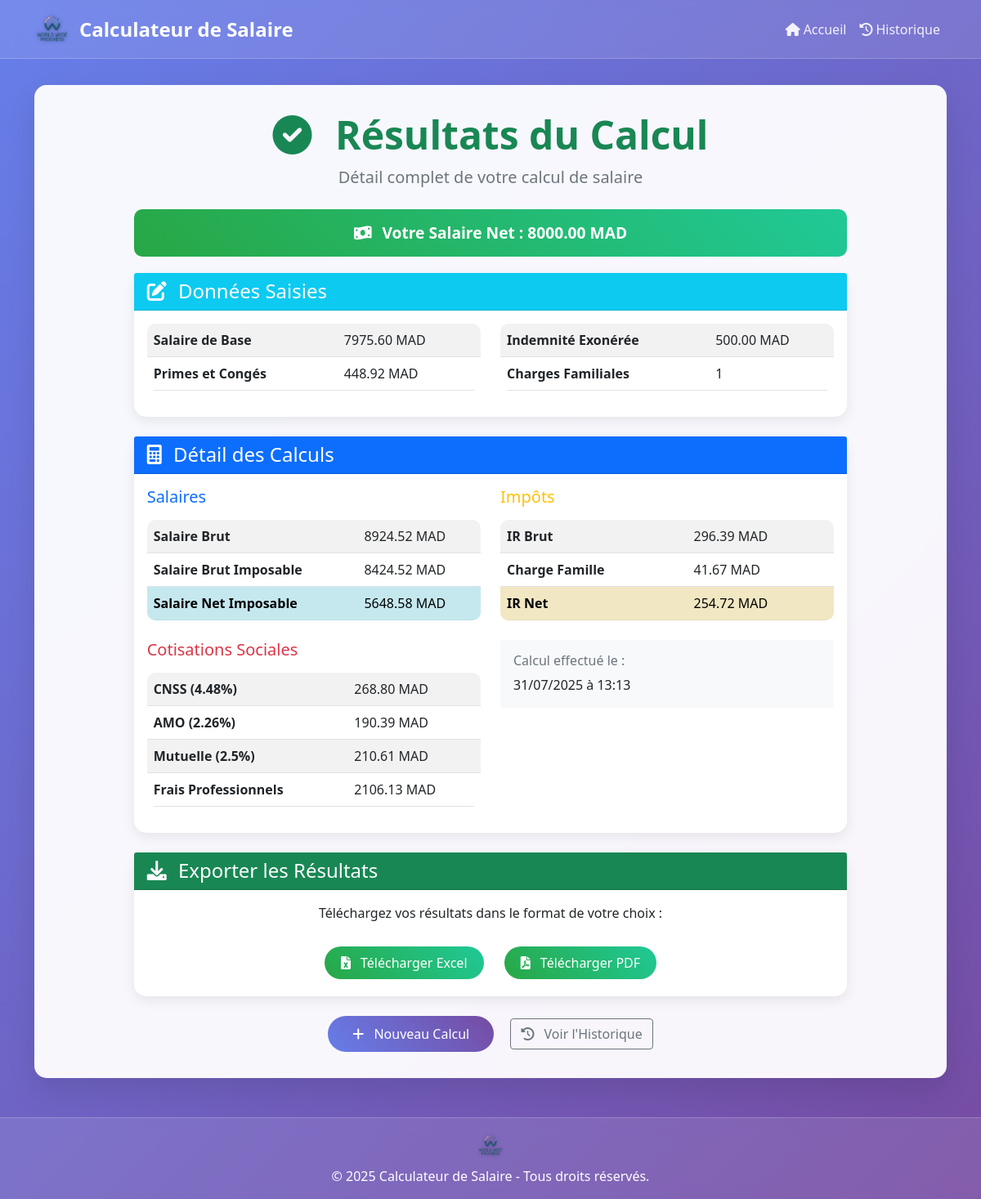
/result/5/, run on the app's committed database.
### calculator/models.py (models this page shows, shortened)
class SalaryCalculation(models.Model):
    salaire_base = models.FloatField()
    primes_conges = models.FloatField()
    indemnite_exoneree = models.FloatField()
    nb_charge_familiale = models.IntegerField()
    salaire_brut = models.FloatField()
    salaire_brut_imposable = models.FloatField()
    cnss = models.FloatField()
    amo = models.FloatField()
    mutuelle = models.FloatField()
    frais_professionnels = models.FloatField()
    salaire_net_imposable = models.FloatField()
    ir_brut = models.FloatField()
    charge_famille = models.FloatField()
    ir_net = models.FloatField()
    salaire_net = models.FloatField()
    created_at = models.DateTimeField(default=timezone.now)
    class Meta:
        ordering = ['-created_at']

### calculator/views.py (the view)
# urls.py: path('result/<int:calculation_id>/', views.result, name='result'),
def result(request, calculation_id):
    try:
        calculation = SalaryCalculation.objects.get(id=calculation_id)
        return render(request, 'calculator/result.html', {'calculation': calculation})
    except SalaryCalculation.DoesNotExist:
        messages.error(request, 'Calcul non trouvé.')
        return redirect('home')

### templates/calculator/result.html (shortened to what this page needs)
{% extends 'base.html' %}
{% block content %}
<div class="row justify-content-center">
    <div class="col-lg-10">
        <div class="text-center mb-4">
            <h1 class="display-5 fw-bold text-success">
                <i class="fas fa-check-circle me-3"></i>
                Résultats du Calcul
            </h1>
            <p class="lead text-muted">Détail complet de votre calcul de salaire</p>
        </div>
        <div class="result-highlight">
            <i class="fas fa-money-bill-wave me-2"></i>
            Votre Salaire Net : {{ calculation.salaire_net|floatformat:2 }} MAD
        </div>
        <div class="card mb-4">
            <div class="card-header bg-info text-white">
                <h4 class="mb-0">
                    <i class="fas fa-edit me-2"></i>
                    Données Saisies
                </h4>
            </div>
            <div class="card-body">
                <div class="row">
                    <div class="col-md-6">
                        <table class="table table-striped">
                            <tr>
                                <td><strong>Salaire de Base</strong></td>
                                <td>{{ calculation.salaire_base|floatformat:2 }} MAD</td>
                            </tr>
                            <tr>
                                <td><strong>Primes et Congés</strong></td>
                                <td>{{ calculation.primes_conges|floatformat:2 }} MAD</td>
                            </tr>
                        </table>
                    </div>
                    <div class="col-md-6">
                        <table class="table table-striped">
                            <tr>
                                <td><strong>Indemnité Exonérée</strong></td>
                                <td>{{ calculation.indemnite_exoneree|floatformat:2 }} MAD</td>
                            </tr>
                            <tr>
                                <td><strong>Charges Familiales</strong></td>
                                <td>{{ calculation.nb_charge_familiale }}</td>
                            </tr>
                        </table>
                    </div>
                </div>
            </div>
        </div>
        <div class="card mb-4">
            <div class="card-header bg-primary text-white">
                <h4 class="mb-0">
                    <i class="fas fa-calculator me-2"></i>
                    Détail des Calculs
                </h4>
            </div>
            <div class="card-body">
                <div class="row">
                    <div class="col-md-6">
                        <h5 class="text-primary mb-3">Salaires</h5>
                        <table class="table table-striped">
                            <tr>
                                <td><strong>Salaire Brut</strong></td>
                                <td>{{ calculation.salaire_brut|floatformat:2 }} MAD</td>
                            </tr>
                            <tr>
                                <td><strong>Salaire Brut Imposable</strong></td>
                                <td>{{ calculation.salaire_brut_imposable|floatformat:2 }} MAD</td>
                            </tr>
                            <tr class="table-info">
                                <td><strong>Salaire Net Imposable</strong></td>
                                <td>{{ calculation.salaire_net_imposable|floatformat:2 }} MAD</td>
                            </tr>
                        </table>
                        <h5 class="text-danger mb-3 mt-4">Cotisations Sociales</h5>
                        <table class="table table-striped">
                            <tr>
                                <td><strong>CNSS (4.48%)</strong></td>
                                <td>{{ calculation.cnss|floatformat:2 }} MAD</td>
                            </tr>
                            <tr>
                                <td><strong>AMO (2.26%)</strong></td>
                                <td>{{ calculation.amo|floatformat:2 }} MAD</td>
                            </tr>
                            <tr>
                                <td><strong>Mutuelle (2.5%)</strong></td>
                                <td>{{ calculation.mutuelle|floatformat:2 }} MAD</td>
                            </tr>
                            <tr>
                                <td><strong>Frais Professionnels</strong></td>
                                <td>{{ calculation.frais_professionnels|floatformat:2 }} MAD</td>
                            </tr>
                        </table>
                    </div>
                    <div class="col-md-6">
                        <h5 class="text-warning mb-3">Impôts</h5>
                        <table class="table table-striped">
                            <tr>
                                <td><strong>IR Brut</strong></td>
                                <td>{{ calculation.ir_brut|floatformat:2 }} MAD</td>
                            </tr>
                            <tr>
                                <td><strong>Charge Famille</strong></td>
                                <td>{{ calculation.charge_famille|floatformat:2 }} MAD</td>
                            </tr>
                            <tr class="table-warning">
                                <td><strong>IR Net</strong></td>
                                <td>{{ calculation.ir_net|floatformat:2 }} MAD</td>
                            </tr>
                        </table>
                        <div class="mt-4 p-3 bg-light rounded">
                            <h6 class="text-muted">Calcul effectué le :</h6>
                            <p class="mb-0">{{ calculation.created_at|date:"d/m/Y à H:i" }}</p>
                        </div>
                    </div>
                </div>
            </div>
        </div>
        <div class="card">
            <div class="card-header bg-success text-white">
                <h4 class="mb-0">
                    <i class="fas fa-download me-2"></i>
                    Exporter les Résultats
                </h4>
            </div>
            <div class="card-body text-center">
                <p class="mb-4">Téléchargez vos résultats dans le format de votre choix :</p>
                <a href="{% url 'export_excel' calculation.id %}" class="btn-download me-3">
                    <i class="fas fa-file-excel me-2"></i>
                    Télécharger Excel
                </a>
                <a href="{% url 'export_pdf' calculation.id %}" class="btn-download">
                    <i class="fas fa-file-pdf me-2"></i>
                    Télécharger PDF
                </a>
            </div>
        </div>
        <div class="text-center mt-4">
            <a href="{% url 'home' %}" class="btn btn-primary me-3">
                <i class="fas fa-plus me-2"></i>
                Nouveau Calcul
            </a>
            <a href="{% url 'history' %}" class="btn btn-outline-secondary">
                <i class="fas fa-history me-2"></i>
                Voir l'Historique
            </a>
        </div>
    </div>
</div>
{% endblock %}

### templates/base.html (style rules this page uses)
body { background: linear-gradient(135deg, #667eea 0%, #764ba2 100%); min-height: 100vh; font-family: 'Segoe UI', Tahoma, Geneva, Verdana, sans-serif; }
.btn-primary { background: linear-gradient(45deg, #667eea, #764ba2); border: none; border-radius: 25px; padding: 10px 30px; transition: all 0.3s ease; }
.card { border: none; border-radius: 15px; box-shadow: 0 5px 15px rgba(0, 0, 0, 0.08); transition: all 0.3s ease; }
.table { border-radius: 10px; overflow: hidden; }
.btn-download { background: linear-gradient(45deg, #28a745, #20c997); border: none; border-radius: 20px; padding: 8px 20px; color: white; text-decoration: none; transition: all 0.3s ease; display: inline-block; margin: 5px; }
.result-highlight { background: linear-gradient(45deg, #28a745, #20c997); color: white; padding: 15px; border-radius: 10px; text-align: center; font-size: 1.2rem; font-weight: bold; margin: 20px 0; }

### data on the page
SalaryCalculation: salaire_net "8000.00", salaire_base "7975.60", primes_conges "448.92", indemnite_exoneree "500.00", nb_charge_familiale "1", salaire_brut "8924.52", salaire_brut_imposable "8424.52", salaire_net_imposable "5648.58", cnss "268.80", amo "190.39", mutuelle "210.61", frais_professionnels "2106.13", ir_brut "296.39", charge_famille "41.67", ir_net "254.72", created_at "31/07/2025 à 13:13"
